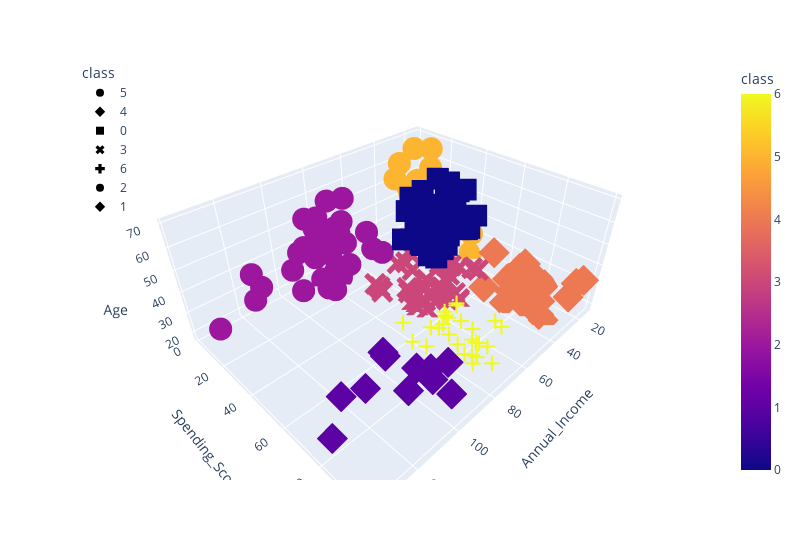

Notebook code cell kept with this figure:
### Code cell
fig = px.scatter_3d(
    df_shopping,
    x="Annual_Income",
    y="Spending_Score",
    z="Age",
    color="class",
    symbol="class",
    width=800,
)
fig.update_layout(legend=dict(x=0, y=1))
fig.show()

### Figure 1 — Plotly figure (JSON) as saved in the notebook; plotly's stock layout.template omitted (floating-point values rounded to 4 significant figures)
{"data": [{"hovertemplate": "class=%{marker.color}<br>Annual_Income=%{x}<br>Spending_Score=%{y}<br>Age=%{z}<extra></extra>", "legendgroup": "5", "marker": {"color": [5, 5, 5, 5, 5, 5, 5, 5, 5, 5, 5, 5, 5, 5, 5, 5, 5, 5, 5, 5, 5, 5], "coloraxis": "coloraxis", "symbol": "circle"}, "mode": "markers", "name": "5", "scene": "scene", "showlegend": true, "type": "scatter3d", "x": [15, 16, 17, 18, 19, 19, 20, 20, 21, 23, 24, 25, 28, 28, 29, 30, 33, 33, 34, 37, 39, 39], "y": [39, 6, 40, 6, 3, 14, 15, 13, 35, 29, 35, 5, 14, 32, 31, 4, 4, 14, 17, 26, 36, 28], "z": [19, 20, 31, 35, 64, 67, 58, 37, 35, 52, 35, 46, 54, 45, 40, 60, 53, 49, 42, 36, 48, 49]}, {"hovertemplate": "class=%{marker.color}<br>Annual_Income=%{x}<br>Spending_Score=%{y}<br>Age=%{z}<extra></extra>", "legendgroup": "4", "marker": {"color": [4, 4, 4, 4, 4, 4, 4, 4, 4, 4, 4, 4, 4, 4, 4, 4, 4, 4, 4, 4, 4, 4], "coloraxis": "coloraxis", "symbol": "diamond"}, "mode": "markers", "name": "4", "scene": "scene", "showlegend": true, "type": "scatter3d", "x": [15, 16, 17, 18, 19, 19, 20, 20, 21, 23, 24, 25, 28, 28, 29, 30, 33, 33, 34, 37, 38, 39], "y": [81, 77, 76, 94, 72, 99, 77, 79, 66, 98, 73, 73, 82, 61, 87, 73, 92, 81, 73, 75, 92, 65], "z": [21, 23, 22, 23, 30, 35, 24, 22, 20, 35, 25, 31, 29, 35, 23, 21, 18, 21, 30, 20, 24, 24]}, {"hovertemplate": "class=%{marker.color}<br>Annual_Income=%{x}<br>Spending_Score=%{y}<br>Age=%{z}<extra></extra>", "legendgroup": "0", "marker": {"color": [0, 0, 0, 0, 0, 0, 0, 0, 0, 0, 0, 0, 0, 0, 0, 0, 0, 0, 0, 0, 0, 0, 0, 0, 0, 0, 0, 0, 0, 0, 0, 0, 0, 0, 0, 0, 0, 0, 0, 0, 0, 0, 0, 0], "coloraxis": "coloraxis", "symbol": "square"}, "mode": "markers", "name": "0", "scene": "scene", "showlegend": true, "type": "scatter3d", "x": [38, 40, 42, 43, 43, 43, 44, 44, 46, 46, 47, 47, 48, 48, 48, 49, 49, 50, 50, 54, 54, 54, 54, 54, 54, 54, 57, 58, 59, 60, 60, 61, 62, 62, 62, 63, 63, 63, 63, 63, 65, 65, 67, 67], "y": [35, 55, 52, 60, 45, 41, 50, 46, 46, 56, 52, 59, 51, 50, 48, 55, 42, 49, 56, 47, 53, 42, 51, 41, 44, 46, 58, 46, 55, 49, 47, 42, 48, 59, 56, 50, 46, 43, 48, 52, 43, 59, 43, 57], "z": [65, 50, 49, 59, 50, 47, 51, 69, 53, 70, 67, 54, 63, 43, 68, 70, 47, 60, 60, 59, 45, 49, 57, 67, 46, 48, 55, 50, 68, 48, 47, 48, 49, 67, 49, 66, 54, 68, 66, 65, 63, 49, 51, 50]}, {"hovertemplate": "class=%{marker.color}<br>Annual_Income=%{x}<br>Spending_Score=%{y}<br>Age=%{z}<extra></extra>", "legendgroup": "3", "marker": {"color": [3, 3, 3, 3, 3, 3, 3, 3, 3, 3, 3, 3, 3, 3, 3, 3, 3, 3, 3, 3, 3, 3, 3, 3, 3, 3, 3, 3, 3, 3, 3, 3, 3, 3, 3, 3, 3, 3], "coloraxis": "coloraxis", "symbol": "x"}, "mode": "markers", "name": "3", "scene": "scene", "showlegend": true, "type": "scatter3d", "x": [39, 40, 40, 40, 42, 43, 46, 46, 48, 48, 48, 54, 54, 54, 54, 54, 57, 58, 59, 60, 60, 60, 60, 61, 62, 62, 62, 63, 64, 64, 65, 65, 67, 67, 69, 70, 72, 76], "y": [61, 47, 42, 42, 60, 54, 51, 55, 59, 59, 47, 54, 48, 52, 55, 57, 55, 60, 41, 40, 42, 52, 50, 49, 41, 55, 42, 54, 42, 46, 48, 50, 56, 40, 58, 29, 34, 40], "z": [31, 27, 29, 31, 33, 31, 27, 19, 18, 19, 32, 26, 40, 23, 38, 21, 22, 34, 18, 40, 32, 24, 27, 20, 23, 26, 21, 19, 38, 19, 18, 19, 27, 38, 40, 23, 25, 28]}, {"hovertemplate": "class=%{marker.color}<br>Annual_Income=%{x}<br>Spending_Score=%{y}<br>Age=%{z}<extra></extra>", "legendgroup": "6", "marker": {"color": [6, 6, 6, 6, 6, 6, 6, 6, 6, 6, 6, 6, 6, 6, 6, 6, 6, 6, 6, 6, 6, 6, 6, 6, 6, 6, 6, 6], "coloraxis": "coloraxis", "symbol": "cross"}, "mode": "markers", "name": "6", "scene": "scene", "showlegend": true, "type": "scatter3d", "x": [69, 70, 71, 71, 71, 72, 73, 73, 74, 75, 76, 77, 77, 78, 78, 78, 78, 78, 78, 79, 81, 85, 86, 87, 87, 87, 88, 88], "y": [91, 77, 95, 75, 75, 71, 88, 73, 72, 93, 87, 97, 74, 90, 88, 76, 89, 78, 73, 83, 93, 75, 95, 63, 75, 92, 86, 69], "z": [39, 31, 40, 38, 39, 31, 29, 32, 35, 32, 32, 28, 32, 34, 39, 38, 27, 30, 30, 29, 31, 36, 33, 32, 28, 36, 30, 27]}, {"hovertemplate": "class=%{marker.color}<br>Annual_Income=%{x}<br>Spending_Score=%{y}<br>Age=%{z}<extra></extra>", "legendgroup": "2", "marker": {"color": [2, 2, 2, 2, 2, 2, 2, 2, 2, 2, 2, 2, 2, 2, 2, 2, 2, 2, 2, 2, 2, 2, 2, 2, 2, 2, 2, 2, 2, 2, 2, 2, 2, 2, 2], "coloraxis": "coloraxis", "symbol": "circle"}, "mode": "markers", "name": "2", "scene": "scene", "showlegend": true, "type": "scatter3d", "x": [71, 71, 71, 73, 73, 74, 75, 77, 77, 78, 78, 78, 78, 78, 78, 79, 81, 85, 86, 87, 87, 87, 88, 88, 93, 97, 98, 99, 101, 103, 103, 113, 120, 126, 137], "y": [35, 11, 9, 5, 7, 10, 5, 12, 36, 22, 17, 20, 16, 1, 1, 35, 5, 26, 20, 27, 13, 10, 13, 15, 14, 32, 15, 39, 24, 17, 23, 8, 16, 28, 18], "z": [43, 59, 47, 20, 44, 19, 57, 25, 48, 34, 43, 44, 47, 37, 34, 56, 19, 50, 42, 36, 40, 36, 52, 58, 59, 37, 46, 41, 54, 41, 34, 33, 47, 45, 32]}, {"hovertemplate": "class=%{marker.color}<br>Annual_Income=%{x}<br>Spending_Score=%{y}<br>Age=%{z}<extra></extra>", "legendgroup": "1", "marker": {"color": [1, 1, 1, 1, 1, 1, 1, 1, 1, 1, 1], "coloraxis": "coloraxis", "symbol": "diamond"}, "mode": "markers", "name": "1", "scene": "scene", "showlegend": true, "type": "scatter3d", "x": [93, 97, 98, 99, 101, 103, 103, 113, 120, 126, 137], "y": [90, 86, 88, 97, 68, 85, 69, 91, 79, 74, 83], "z": [35, 32, 29, 30, 28, 36, 32, 38, 35, 32, 30]}], "layout": {"coloraxis": {"colorbar": {"title": {"text": "class"}}, "colorscale": [[0, "#0d0887"], [0.1111, "#46039f"], [0.2222, "#7201a8"], [0.3333, "#9c179e"], [0.4444, "#bd3786"], [0.5556, "#d8576b"], [0.6667, "#ed7953"], [0.7778, "#fb9f3a"], [0.8889, "#fdca26"], [1, "#f0f921"]]}, "legend": {"title": {"text": "class"}, "tracegroupgap": 0, "x": 0, "y": 1}, "margin": {"t": 60}, "scene": {"domain": {"x": [0, 1], "y": [0, 1]}, "xaxis": {"title": {"text": "Annual_Income"}}, "yaxis": {"title": {"text": "Spending_Score"}}, "zaxis": {"title": {"text": "Age"}}}, "width": 800}}
